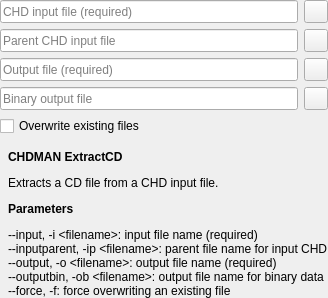
          <widget class="QWidget" name="pageExtractCD">
           <layout class="QGridLayout" name="gridLayoutPageExtractCD">
            <property name="margin">
             <number>0</number>
            </property>
            <item row="0" column="0">
             <widget class="QFrame" name="frameExtractCD">
              <layout class="QGridLayout" name="gridLayoutFrameExtractCD">
               <property name="margin">
                <number>0</number>
               </property>
               <item row="2" column="0" colspan="2">
                <widget class="QLineEdit" name="lineEditExtractCDOutputFile">
                 <property name="sizePolicy">
                  <sizepolicy hsizetype="Expanding" vsizetype="Minimum">
                   <horstretch>0</horstretch>
                   <verstretch>0</verstretch>
                  </sizepolicy>
                 </property>
                 <property name="toolTip">
                  <string>Output file (--output)</string>
                 </property>
                 <property name="placeholderText">
                  <string>Output file (required)</string>
                 </property>
                </widget>
               </item>
               <item row="2" column="2">
                <widget class="QToolButton" name="toolButtonBrowseExtractCDOutputFile">
                 <property name="sizePolicy">
                  <sizepolicy hsizetype="Fixed" vsizetype="Minimum">
                   <horstretch>0</horstretch>
                   <verstretch>0</verstretch>
                  </sizepolicy>
                 </property>
                 <property name="icon">
                  <iconset resource="qchdman.qrc">
                   <normaloff>:/images/fileopen.png</normaloff>:/images/fileopen.png</iconset>
                 </property>
                </widget>
               </item>
               <item row="3" column="0" colspan="2">
                <widget class="QLineEdit" name="lineEditExtractCDOutputBinFile">
                 <property name="sizePolicy">
                  <sizepolicy hsizetype="Expanding" vsizetype="Minimum">
                   <horstretch>0</horstretch>
                   <verstretch>0</verstretch>
                  </sizepolicy>
                 </property>
                 <property name="toolTip">
                  <string>Binary output file (--outputbin)</string>
                 </property>
                 <property name="placeholderText">
                  <string>Binary output file</string>
                 </property>
                </widget>
               </item>
               <item row="1" column="2">
                <widget class="QToolButton" name="toolButtonBrowseExtractCDParentInputFile">
                 <property name="sizePolicy">
                  <sizepolicy hsizetype="Fixed" vsizetype="Minimum">
                   <horstretch>0</horstretch>
                   <verstretch>0</verstretch>
                  </sizepolicy>
                 </property>
                 <property name="icon">
                  <iconset resource="qchdman.qrc">
                   <normaloff>:/images/fileopen.png</normaloff>:/images/fileopen.png</iconset>
                 </property>
                </widget>
               </item>
               <item row="1" column="0" colspan="2">
                <widget class="QLineEdit" name="lineEditExtractCDParentInputFile">
                 <property name="sizePolicy">
                  <sizepolicy hsizetype="Expanding" vsizetype="Minimum">
                   <horstretch>0</horstretch>
                   <verstretch>0</verstretch>
                  </sizepolicy>
                 </property>
                 <property name="toolTip">
                  <string>Parent CHD input file (--inputparent)</string>
                 </property>
                 <property name="placeholderText">
                  <string>Parent CHD input file</string>
                 </property>
                </widget>
               </item>
               <item row="0" column="2">
                <widget class="QToolButton" name="toolButtonBrowseExtractCDInputFile">
                 <property name="sizePolicy">
                  <sizepolicy hsizetype="Fixed" vsizetype="Minimum">
                   <horstretch>0</horstretch>
                   <verstretch>0</verstretch>
                  </sizepolicy>
                 </property>
                 <property name="icon">
                  <iconset resource="qchdman.qrc">
                   <normaloff>:/images/fileopen.png</normaloff>:/images/fileopen.png</iconset>
                 </property>
                </widget>
               </item>
               <item row="3" column="2">
                <widget class="QToolButton" name="toolButtonBrowseExtractCDOutputBinFile">
                 <property name="sizePolicy">
                  <sizepolicy hsizetype="Fixed" vsizetype="Minimum">
                   <horstretch>0</horstretch>
                   <verstretch>0</verstretch>
                  </sizepolicy>
                 </property>
                 <property name="icon">
                  <iconset resource="qchdman.qrc">
                   <normaloff>:/images/fileopen.png</normaloff>:/images/fileopen.png</iconset>
                 </property>
                </widget>
               </item>
               <item row="0" column="0" colspan="2">
                <widget class="QLineEdit" name="lineEditExtractCDInputFile">
                 <property name="sizePolicy">
                  <sizepolicy hsizetype="Expanding" vsizetype="Minimum">
                   <horstretch>0</horstretch>
                   <verstretch>0</verstretch>
                  </sizepolicy>
                 </property>
                 <property name="toolTip">
                  <string>CHD input file (--input)</string>
                 </property>
                 <property name="placeholderText">
                  <string>CHD input file (required)</string>
                 </property>
                </widget>
               </item>
               <item row="4" column="0" colspan="2">
                <widget class="QCheckBox" name="checkBoxExtractCDForce">
                 <property name="toolTip">
                  <string>Force overwriting output files (--force)</string>
                 </property>
                 <property name="text">
                  <string>Overwrite existing files</string>
                 </property>
                </widget>
               </item>
              </layout>
             </widget>
            </item>
            <item row="1" column="0">
             <widget class="QLabel" name="labelExtractCDHelp">
              <property name="text">
               <string>&lt;p&gt;
&lt;b&gt;CHDMAN ExtractCD&lt;/b&gt;
&lt;/p&gt;
Extracts a CD file from a CHD input file.
&lt;p&gt;
&lt;b&gt;Parameters&lt;/b&gt;
&lt;/p&gt;
&lt;p&gt;
--input, -i &amp;lt;filename&amp;gt;: input file name (required)&lt;br&gt;
--inputparent, -ip &amp;lt;filename&amp;gt;: parent file name for input CHD&lt;br&gt;
--output, -o &amp;lt;filename&amp;gt;: output file name (required)&lt;br&gt;
--outputbin, -ob &amp;lt;filename&amp;gt;: output file name for binary data&lt;br&gt;
--force, -f: force overwriting an existing file
&lt;/p&gt;
</string>
              </property>
              <property name="alignment">
               <set>Qt::AlignLeading|Qt::AlignLeft|Qt::AlignTop</set>
              </property>
              <property name="wordWrap">
               <bool>true</bool>
              </property>
              <property name="margin">
               <number>8</number>
              </property>
              <property name="indent">
               <number>8</number>
              </property>
             </widget>
            </item>
            <item row="2" column="0">
             <spacer name="verticalSpacerExtractCD">
              <property name="orientation">
               <enum>Qt::Vertical</enum>
              </property>
              <property name="sizeHint" stdset="0">
               <size>
                <width>20</width>
                <height>0</height>
               </size>
              </property>
             </spacer>
            </item>
           </layout>
          </widget>
